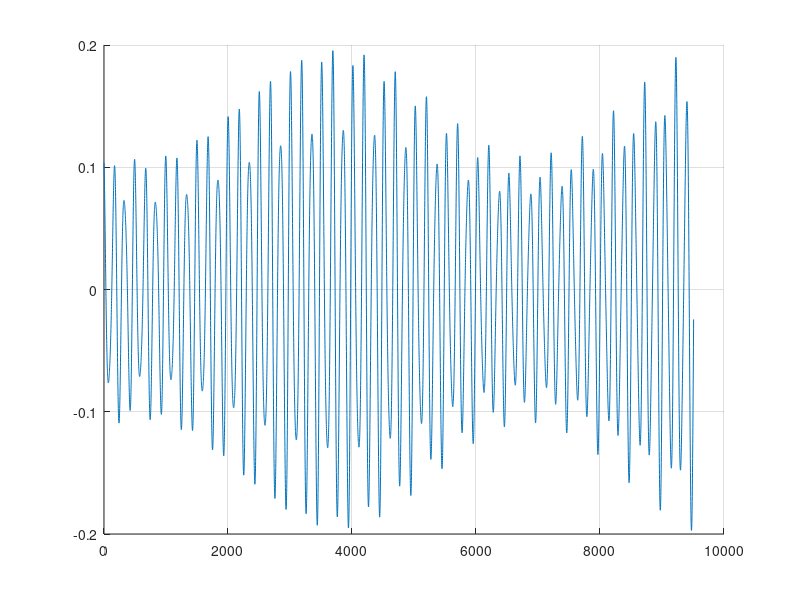

Reproduce this figure in MATLAB.
figure(2)
clf
hold on
load('output.txt', "-ascii")

output=transpose(output)

indicies=1:1:length(output)

plot(indicies, output)
grid on

hold off
